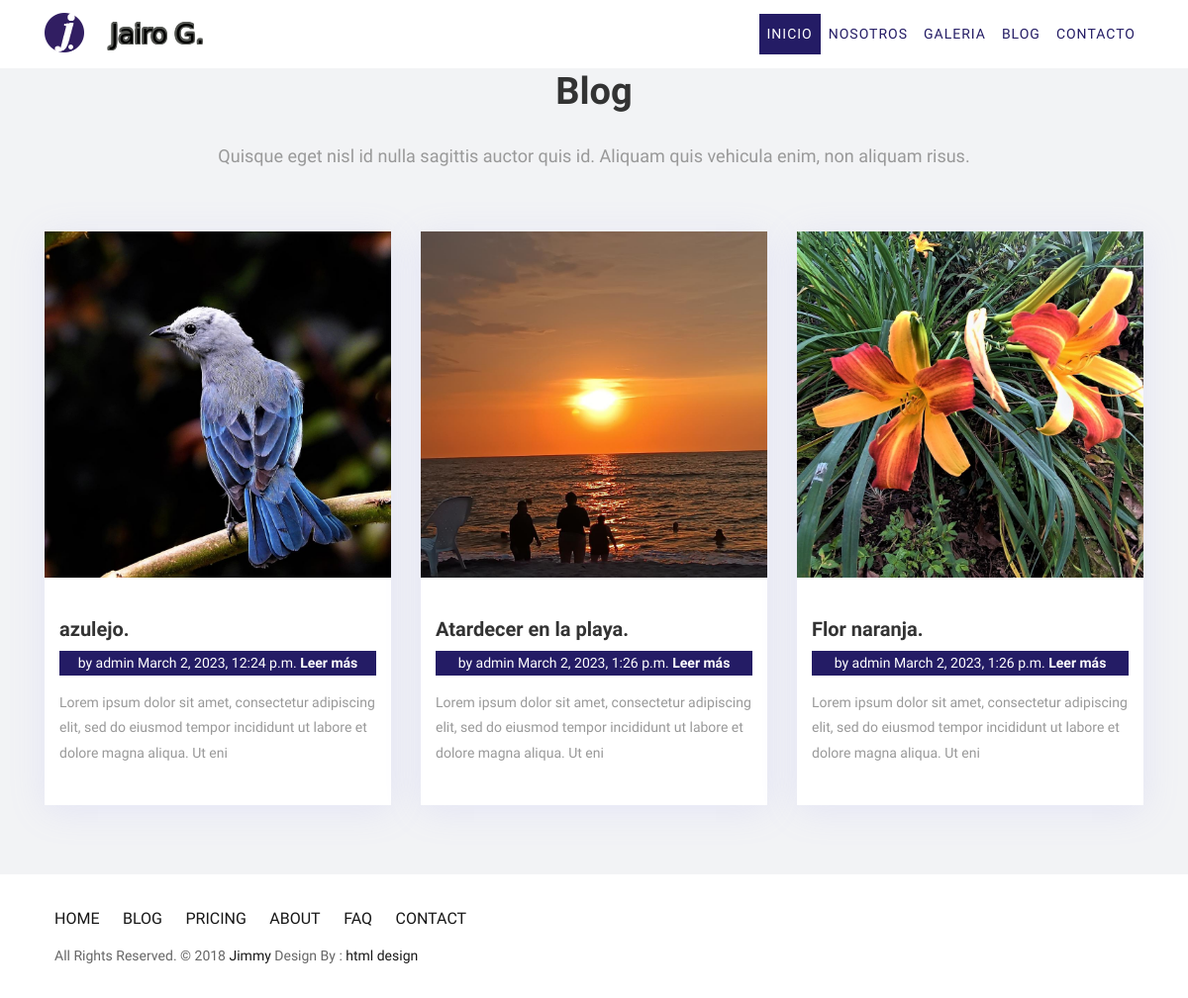
Page /blog on the committed database.
### main/models.py (models this page shows, shortened)
class Blog(models.Model):
    title = models.CharField(null=True, blank=True, max_length=200)
    description = models.TextField(null=True, blank=True)
    image = models.ForeignKey(Image, null=True, blank=True, on_delete=models.CASCADE)
    uniqueId = models.CharField(null=True, blank=True, max_length=100)
    slug = models.SlugField(max_length=500, unique=True, blank=True, null=True)
    date_created = models.DateTimeField(blank=True, null=True)
    last_updated = models.DateTimeField(blank=True, null=True)

class Image(models.Model):
    description = models.TextField(null=True, blank=True)
    altText = models.TextField(null=True, blank=True)
    hashtags = models.CharField(null=True, blank=True, max_length=300)
    original = models.ImageField(default='default_original', upload_to='original')
    squareImage = ResizedImageField(size=[1000, 1000], crop=['middle', 'center'], default='default_square.jpg', upload_to='square')
    landImage = ResizedImageField(size=[2878, 1618], crop=['middle', 'center'], default='default_land.jpg', upload_to='landscape')
    tallImage = ResizedImageField(size=[1618, 2878], crop=['middle', 'center'], default='default_tall.jpg', upload_to='tall')
    category = models.ForeignKey(Category, null=True, blank=True, on_delete=models.CASCADE)
    uniqueId = models.CharField(null=True, blank=True, max_length=100)
    slug = models.SlugField(max_length=500, unique=True, blank=True, null=True)
    date_created = models.DateTimeField(blank=True, null=True)
    last_updated = models.DateTimeField(blank=True, null=True)

### main/views.py (the view)
# urls.py: path('blog', views.blog, name='blog'),
def blog(request):
    blogs = Blog.objects.all()
    for x in blogs:
        x.shortDescription = x.description[:130]
    context ={}
    context['blogs'] = blogs
    return render(request, 'blog.html', context)

### main/templates/blog.html (shortened to what this page needs)
{% extends "base.html" %}
{% block contenido %}
<div id="blog" class="section lb">
    <div class="container">
        <div class="section-title text-center">
            <h3>Blog</h3>
            <p>Quisque eget nisl id nulla sagittis auctor quis id. Aliquam quis vehicula enim, non aliquam risus.</p>
        </div>
        <div class="row">
            {% for blog in blogs %}
            <div class="col-md-4 col-sm-6 col-lg-4">
                <div class="post-box">
                    <div class="post-thumb">
                        <img src="{{blog.image.squareImage.url}}" class="img-fluid" alt="post-img" />
                    </div>
                    <div class="post-info">
                        <h4>{{blog.title}}.</h4>
                        <ul>
                            <li>by admin</li>
                            <li>{{blog.date_created}}</li>
                            <li><a href="#"><b> Leer más</b></a></li>
                        </ul>
                        <p>{{blog.shortDescription}}</p>
                    </div>
                </div>
            </div>
            {% endfor %}
        </div>
    </div>
</div>
{% endblock %}

### main/templates/base.html (shortened to what this page needs)
<!DOCTYPE html>
<html lang="en">
    {% load static %}
    <link rel="stylesheet" href="{% static 'main/css/bootstrap.min.css' %}">
    <link rel="stylesheet" href="{% static 'style.css' %}">
    <link rel="stylesheet" href="{% static 'main/css/responsive.css' %}">
    <link rel="stylesheet" href="{% static 'main/css/custom.css' %}">
</head>
<body id="page-top" class="politics_version">
    <nav class="navbar navbar-expand-lg navbar-dark fixed-top" id="mainNav">
      <div class="container">
        <a class="navbar-brand js-scroll-trigger" href="#page-top">
			<img class="img-fluid" src="static/main/images/logo.png" alt="" />
		</a>
        <div class="collapse navbar-collapse" id="navbarResponsive">
          <ul class="navbar-nav text-uppercase ml-auto">
            <li class="nav-item">
              <a class="nav-link js-scroll-trigger active" href="{% url 'inicio' %}">inicio</a>
            </li>
            <li class="nav-item">
              <a class="nav-link js-scroll-trigger" href="{% url 'nosotros' %}">Nosotros</a>
            </li>
            <li class="nav-item">
              <a class="nav-link js-scroll-trigger" href="{% url 'galeria' %}">Galeria</a>
            </li>
			<li class="nav-item">
              <a class="nav-link js-scroll-trigger" href="{% url 'blog' %}">Blog</a>
            </li>
			<li class="nav-item">
              <a class="nav-link js-scroll-trigger" href="{% url 'contacto' %}">Contacto</a>
            </li>
          </ul>
        </div>
      </div>
    </nav>
    {% block contenido %} {% endblock %}
    <div class="copyrights">
        <div class="container">
            <div class="footer-distributed">
                <div class="footer-left">
                    <p class="footer-links">
                        <a href="#">Home</a>
                        <a href="#">Blog</a>
                        <a href="#">Pricing</a>
                        <a href="#">About</a>
                        <a href="#">Faq</a>
                        <a href="#">Contact</a>
                    </p>
                    <p class="footer-company-name">All Rights Reserved. &copy; 2018 <a href="#">Jimmy</a> Design By :
					<a href="https://html.design/">html design</a></p>
                </div>
            </div>
        </div>
    </div>
</body>
</html>

### main/static/style.css (style rules this page uses)
body { color: #999999; font-size: 14px; font-family: 'Lustria', serif; line-height: 1.80857; }
html, body { height: 100%; }
a { color: #1f1f1f; text-decoration: none !important; outline: none !important; -webkit-transition: all .3s ease-in-out; -moz-transition: all .3s ease-in-out; -ms-transition: all .3s ease-in-out; -o-transition: all .3s ease-in-out; transition: all .3s ease-in-out; }
h1, h2, h3, h4, h5, h6 { letter-spacing: 0; font-weight: normal; position: relative; padding: 0 0 10px 0; font-weight: normal; line-height: 120% !important; color: #333333; margin: 0 }
h3 { font-size: 18px }
h4 { font-size: 16px }
a { text-decoration: none; outline: none; }
a, .btn { text-decoration: none !important; outline: none !important; -webkit-transition: all .3s ease-in-out; -moz-transition: all .3s ease-in-out; -ms-transition: all .3s ease-in-out; -o-transition: all .3s ease-in-out; transition: all .3s ease-in-out; }
ul, li, ol { margin: 0px; list-style: none; padding: 0px; }
.navbar-dark { background: #ffffff; }
.navbar-dark .navbar-nav .nav-link { color: #241c65; letter-spacing: 1px; font-size: 14px; position: relative; }
.navbar-dark .navbar-nav .nav-link.active { color: #ffffff; background: #241c65; }
.navbar-dark .navbar-nav .nav-link::before { content: ''; opacity: 0; position: absolute; height: 50%; width: 100%; top: 50%; left: 0; background-color: #241c65; -webkit-transform: translateY(-50%); -ms-transform: translateY(-50%); transform: translateY(-50%); -webkit-transition: height .2s ease-in-out; transition: height .2s ease-in-out; -webkit-backface-visibility: hidden; backface-visibility: hidden; z-index: -1; }
.navbar-dark .navbar-nav .nav-link.active::after { width: 50%; }
.section { display: block; position: relative; overflow: hidden; padding: 70px 0; }
.section.lb { background-color: #f2f3f5; }
.section-title { display: block; position: relative; margin-bottom: 60px; }
.section-title p { color: #999; font-weight: 400; font-size: 18px; line-height: 33px; margin: 0; }
.section-title h3 { font-size: 38px; font-weight: 700; line-height: 62px; margin: 0 0 25px; padding: 0; text-transform: none; }
.post-thumb { position: relative; }
.post-box { -webkit-box-shadow: 0px 5px 35px 0px rgba(148, 146, 245, 0.15); box-shadow: 0px 5px 35px 0px rgba(148, 146, 245, 0.15); background: #ffffff; }
.post-box .post-thumb::before { content: ""; position: absolute; top: 0; right: 0; bottom: 0; left: 0; background-color: rgba(254, 151, 22, 0.80); opacity: 0; -webkit-transition: all .5s; transition: all .5s; -webkit-transform: translateY(10px); transform: translateY(10px); }
.post-info { padding: 0px 15px 40px 15px; background: #ffffff; text-align: left; margin-top: 40px; }
.post-info p { margin: 0px; }
.post-info h4 { font-size: 20px; font-weight: 700; }
.post-info ul { display: block; text-align: center; margin-bottom: 15px; background: #241c65; color: #ffffff; }
.post-info ul li { display: inline-block; text-align: center; }
.post-info ul li a { color: #ffffff; }
.footer-links { list-style: none; padding: 0; }
.footer-links a { color: #171717; }
.copyrights { border-top: 1px dashed rgba(255, 255, 255, 0.1); background-color: #ffffff; box-sizing: border-box; width: 100%; text-align: left; padding: 30px 0px; overflow: hidden; }
.footer-distributed .footer-left { float: left; }
.footer-distributed .footer-links { margin: 0 0 10px; text-transform: uppercase; padding: 0; }
.footer-distributed .footer-links a { display: inline-block; line-height: 1.8; margin: 0 10px 0 10px; text-decoration: none; font-size: 16px; }
.footer-distributed .footer-company-name { font-weight: 300; margin: 0 10px; color: #666; padding: 0; }
.footer-distributed .footer-company-name a { color: #171717; }

### rows in the picture
Blog: image.squareImage (picture), title "azulejo", date_created "March 2, 2023, 12:24 p.m.", shortDescription "Lorem ipsum dolor sit amet, consectetur adipiscing elit, sed do eiusmod tempor incididunt ut labore et dolore magna aliqua. Ut eni"
Blog: image.squareImage (picture), title "Atardecer en la playa", date_created "March 2, 2023, 1:26 p.m.", shortDescription "Lorem ipsum dolor sit amet, consectetur adipiscing elit, sed do eiusmod tempor incididunt ut labore et dolore magna aliqua. Ut eni"
Blog: image.squareImage (picture), title "Flor naranja", date_created "March 2, 2023, 1:26 p.m.", shortDescription "Lorem ipsum dolor sit amet, consectetur adipiscing elit, sed do eiusmod tempor incididunt ut labore et dolore magna aliqua. Ut eni"
